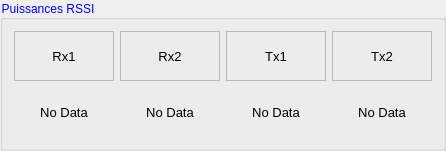
           <widget class="QGroupBox" name="groupBox_2">
            <property name="styleSheet">
             <string notr="true">QGroupBox::title {
    color: blue;
}</string>
            </property>
            <property name="title">
             <string>Puissances RSSI</string>
            </property>
            <layout class="QVBoxLayout" name="verticalLayout_7">
             <item>
              <layout class="QGridLayout" name="gridLayout_19">
               <item row="1" column="1">
                <widget class="QLabel" name="label_14">
                 <property name="minimumSize">
                  <size>
                   <width>100</width>
                   <height>50</height>
                  </size>
                 </property>
                 <property name="font">
                  <font>
                   <pointsize>10</pointsize>
                  </font>
                 </property>
                 <property name="text">
                  <string>No Data</string>
                 </property>
                 <property name="alignment">
                  <set>Qt::AlignCenter</set>
                 </property>
                </widget>
               </item>
               <item row="1" column="0">
                <widget class="QLabel" name="label_10">
                 <property name="minimumSize">
                  <size>
                   <width>100</width>
                   <height>50</height>
                  </size>
                 </property>
                 <property name="font">
                  <font>
                   <pointsize>10</pointsize>
                  </font>
                 </property>
                 <property name="text">
                  <string>No Data</string>
                 </property>
                 <property name="alignment">
                  <set>Qt::AlignCenter</set>
                 </property>
                </widget>
               </item>
               <item row="1" column="2">
                <widget class="QLabel" name="label_16">
                 <property name="minimumSize">
                  <size>
                   <width>100</width>
                   <height>50</height>
                  </size>
                 </property>
                 <property name="font">
                  <font>
                   <pointsize>10</pointsize>
                  </font>
                 </property>
                 <property name="text">
                  <string>No Data</string>
                 </property>
                 <property name="alignment">
                  <set>Qt::AlignCenter</set>
                 </property>
                </widget>
               </item>
               <item row="1" column="3">
                <widget class="QLabel" name="label_18">
                 <property name="minimumSize">
                  <size>
                   <width>100</width>
                   <height>50</height>
                  </size>
                 </property>
                 <property name="font">
                  <font>
                   <pointsize>10</pointsize>
                  </font>
                 </property>
                 <property name="text">
                  <string>No Data</string>
                 </property>
                 <property name="alignment">
                  <set>Qt::AlignCenter</set>
                 </property>
                </widget>
               </item>
               <item row="0" column="1">
                <widget class="QLabel" name="label_13">
                 <property name="minimumSize">
                  <size>
                   <width>100</width>
                   <height>50</height>
                  </size>
                 </property>
                 <property name="font">
                  <font>
                   <pointsize>10</pointsize>
                   <weight>50</weight>
                   <bold>false</bold>
                  </font>
                 </property>
                 <property name="frameShape">
                  <enum>QFrame::StyledPanel</enum>
                 </property>
                 <property name="frameShadow">
                  <enum>QFrame::Sunken</enum>
                 </property>
                 <property name="text">
                  <string>Rx2</string>
                 </property>
                 <property name="alignment">
                  <set>Qt::AlignCenter</set>
                 </property>
                </widget>
               </item>
               <item row="0" column="2">
                <widget class="QLabel" name="label_15">
                 <property name="minimumSize">
                  <size>
                   <width>100</width>
                   <height>50</height>
                  </size>
                 </property>
                 <property name="font">
                  <font>
                   <pointsize>10</pointsize>
                  </font>
                 </property>
                 <property name="frameShape">
                  <enum>QFrame::StyledPanel</enum>
                 </property>
                 <property name="frameShadow">
                  <enum>QFrame::Sunken</enum>
                 </property>
                 <property name="text">
                  <string>Tx1</string>
                 </property>
                 <property name="alignment">
                  <set>Qt::AlignCenter</set>
                 </property>
                </widget>
               </item>
               <item row="0" column="0">
                <widget class="QLabel" name="label_3">
                 <property name="minimumSize">
                  <size>
                   <width>100</width>
                   <height>50</height>
                  </size>
                 </property>
                 <property name="font">
                  <font>
                   <pointsize>10</pointsize>
                  </font>
                 </property>
                 <property name="frameShape">
                  <enum>QFrame::StyledPanel</enum>
                 </property>
                 <property name="frameShadow">
                  <enum>QFrame::Sunken</enum>
                 </property>
                 <property name="text">
                  <string>Rx1</string>
                 </property>
                 <property name="alignment">
                  <set>Qt::AlignCenter</set>
                 </property>
                </widget>
               </item>
               <item row="0" column="3">
                <widget class="QLabel" name="label_17">
                 <property name="minimumSize">
                  <size>
                   <width>100</width>
                   <height>50</height>
                  </size>
                 </property>
                 <property name="font">
                  <font>
                   <pointsize>10</pointsize>
                  </font>
                 </property>
                 <property name="frameShape">
                  <enum>QFrame::StyledPanel</enum>
                 </property>
                 <property name="frameShadow">
                  <enum>QFrame::Sunken</enum>
                 </property>
                 <property name="text">
                  <string>Tx2</string>
                 </property>
                 <property name="alignment">
                  <set>Qt::AlignCenter</set>
                 </property>
                </widget>
               </item>
              </layout>
             </item>
            </layout>
           </widget>
